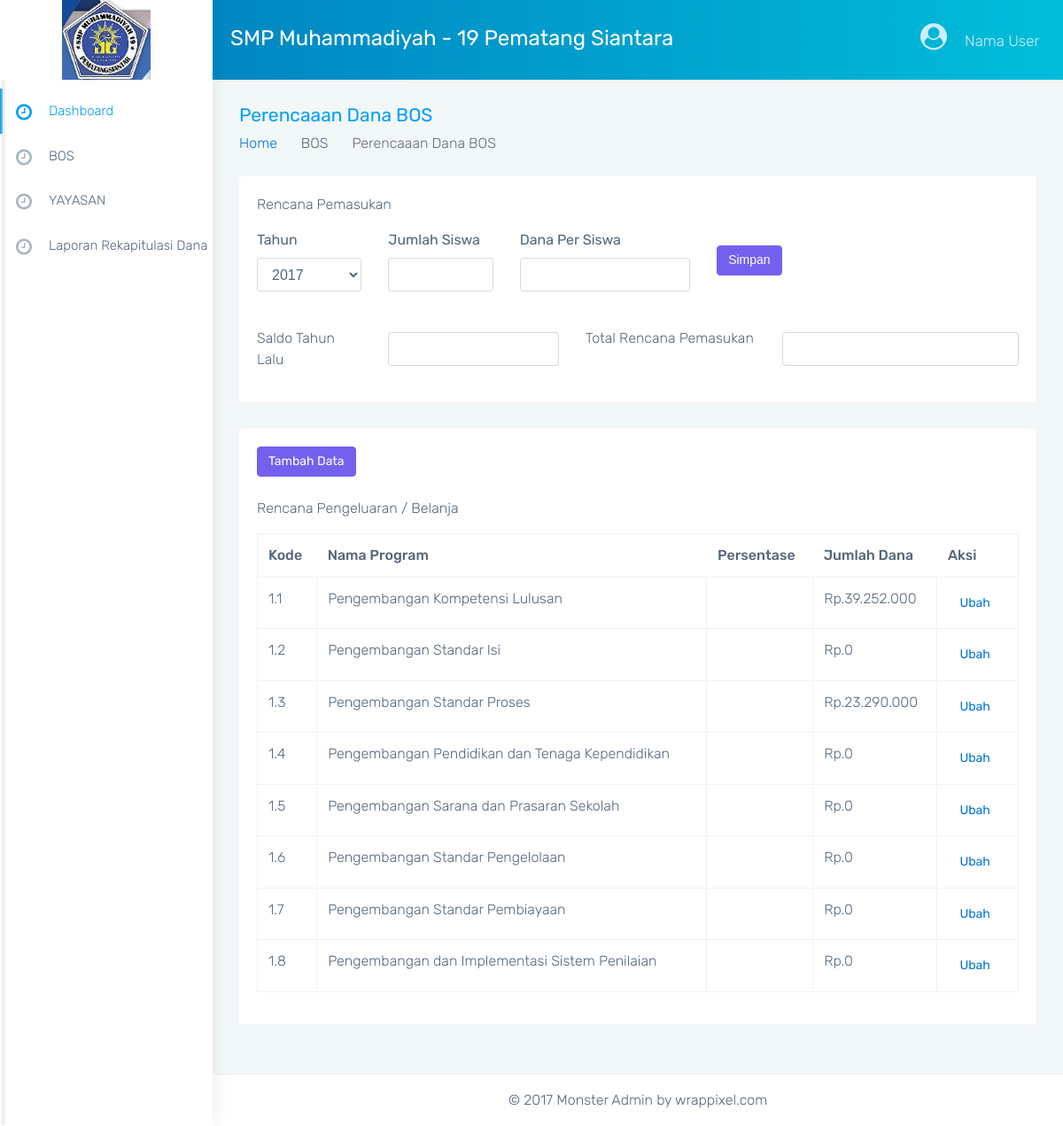
Page /perencanaan_bos/index.php on the committed database.
### tables this page shows
CREATE TABLE `tbl_standar_nasional` (
  `idsnp` varchar(8) NOT NULL,
  `nama_program` varchar(255) DEFAULT NULL,
  `persentase` float NOT NULL
);

### perencanaan_bos/index.php (called while the page is built)
<?php
require('../url.php');
require('../model/crud.php');
$crud = new Crud;
$standar = $crud->read_data('tbl_standar_nasional');
$pendapatan_belanja = $crud->pendapatan_belanja();
require('../view/perencanaan_bos.php');

### url.php (called while the page is built, shortened)
<?php
$url = 'http://localhost/simkeuangan/';

### model/koneksi.php (called while the page is built)
<?php
class Koneksi
{
  private $host     = 'localhost';
  private $username = 'root';
  private $password = '';
  private $database = 'simkeuangan';
  protected $conn;
  function __construct()
  {
    if (!isset($this->conn))
      $this->conn = new mysqli($this->host, $this->username, $this->password, $this->database);
    if (!$this->conn)
      echo 'Koneksi Gagal';
    else
      return $this->conn;
  }
}

### model/crud.php (called while the page is built, shortened)
<?php
include('koneksi.php');
class Crud extends Koneksi
{
  public function read_data($table, $where = null)
  {
    $query = "SELECT * FROM $table";
    $hasil = $this->conn->query($query);
    $rows = array();
    while ($row = $hasil->fetch_assoc()) {
      $rows[] = $row;
    }
    return $rows;
  }
  public function pendapatan_belanja()
  {
    $query = "SELECT * FROM bos_rkas JOIN bos_rkas_detail ON bos_rkas.id = bos_rkas_detail.bos_rkas LEFT JOIN tbl_standar_nasional ON bos_rkas.npsn = tbl_standar_nasional.idsnp";
    $hasil = $this->conn->query($query);
    $rows = array();
    while ($row = $hasil->fetch_assoc()) {
      $rows[] = $row;
    }
    return $rows;
  }
}

### view/perencanaan_bos.php (the view, shortened to what this page needs)
<!DOCTYPE html>
<html lang="en">
<?php require('template/head.php') ?>
<body class="fix-header card-no-border">
  <div id="main-wrapper">
    <?php require('template/header.php') ?>
    <?php require('template/sidebar.php') ?>
    <div class="page-wrapper">
      <div class="container-fluid">
        <div class="row page-titles">
          <div class="col-md-6 col-8 align-self-center">
            <h3 class="text-themecolor m-b-0 m-t-0">Perencaaan Dana BOS</h3>
            <ol class="breadcrumb">
              <li class="breadcrumb-item"><a href="<?= $url; ?>">Home</a></li>
              <li class="breadcrumb-item">BOS</li>
              <li class="breadcrumb-item active">Perencaaan Dana BOS</li>
            </ol>
          </div>
        </div>
        <div class="row">
          <div class="col-12">
            <div class="card">
              <div class="card-block">
                <p>Rencana Pemasukan</p>
                <form action="<?= $url; ?>perencanaan_bos/rencana.php" method="post">
                  <div class="row">
                    <div class="col-2">
                      <div class="form-group">
                        <label for="">Tahun</label>
                        <select name="tahun" class="form-control" id="" required>
                          <option value="2017">2017</option>
                        </select>
                      </div>
                    </div>
                    <div class="col-2">
                      <div class="form-group">
                        <label for="">Jumlah Siswa</label>
                        <input type="number" name="jumlah" class="form-control" required>
                      </div>
                    </div>
                    <div class="col-3">
                      <div class="form-group">
                        <label for="">Dana Per Siswa</label>
                        <input type="number" name="dana" class="form-control">
                      </div>
                    </div>
                    <div class="col-2 align-self-center">
                      <div class="form-group">
                        <input type="submit" name="submit" class="btn btn-primary" value="Simpan">
                      </div>
                    </div>
                  </div>
                </form>
                <div class="row">
                  <div class="col-2 mt-3">
                    <p>Saldo Tahun Lalu</p>
                  </div>
                  <div class="col-3 align-self-center">
                    <input type="number" class="form-control" name="" id="">
                  </div>
                  <div class="col-3 mt-3">
                    <label for="">Total Rencana Pemasukan</label>
                  </div>
                  <div class="col-4 align-self-center">
                    <input type="number" class="form-control" name="" id="">
                  </div>
                </div>
              </div>
            </div>
          </div>
          <div class="col-12">
            <div class="card">
              <div class="card-block">
                <a href="tambah.php" class="btn btn-primary mb-4">Tambah Data</a>
                <p>Rencana Pengeluaran / Belanja</p>
                <table class="table table-bordered mt-3" id="">
                  <thead>
                    <th>Kode</th>
                    <th>Nama Program</th>
                    <th>Persentase</th>
                    <th>Jumlah Dana</th>
                    <th>Aksi</th>
                  </thead>
                  <tbody>
                    <?php
                    $no = 1;
                    foreach ($standar as $st) {
                      $jumlah = 0;
                      foreach ($pendapatan_belanja as $pb) {
                        if ($pb['nama_program'] === $st['nama_program']) {
                          $jumlah += $pb['jumlah'];
                        }
                      }
                    ?>
                      <tr>
                        <td>1.<?= $no; ?></td>
                        <td><?= $st['nama_program']; ?></td>
                        <td></td>
                        <td>Rp.<?= number_format($jumlah, 0, '.', '.'); ?></td>
                        <td>
                          <a href="" class="btn btn-default">Ubah</a>
                        </td>
                      </tr>
                    <?php
                      $no++;
                    }
                    ?>
                  </tbody>
                </table>
              </div>
            </div>
          </div>
        </div>
      </div>
      <?php require('template/footer.php') ?>
    </div>
  </div>
</body>
</html>

### assets/css/colors/blue.css (style rules this page uses)
.text-themecolor { color: #009efb !important; }

### rows in the picture
tbl_standar_nasional: nama_program "Pengembangan Kompetensi Lulusan", jumlah "39.252.000"
tbl_standar_nasional: nama_program "Pengembangan Standar Isi", jumlah "0"
tbl_standar_nasional: nama_program "Pengembangan Standar Proses", jumlah "23.290.000"
tbl_standar_nasional: nama_program "Pengembangan Pendidikan dan Tenaga Kependidikan", jumlah "0"
tbl_standar_nasional: nama_program "Pengembangan Sarana dan Prasaran Sekolah", jumlah "0"
tbl_standar_nasional: nama_program "Pengembangan Standar Pengelolaan", jumlah "0"
tbl_standar_nasional: nama_program "Pengembangan Standar Pembiayaan", jumlah "0"
tbl_standar_nasional: nama_program "Pengembangan dan Implementasi Sistem Penilaian", jumlah "0"
